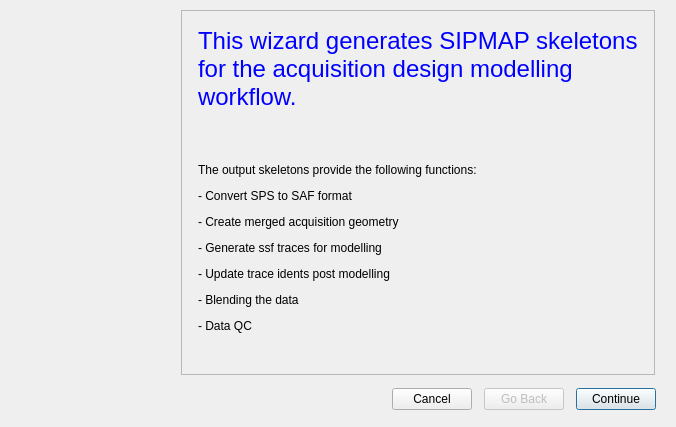
<?xml version="1.0" encoding="UTF-8"?>
<ui version="4.0">
 <class>Wizard</class>
 <widget class="QWizard" name="Wizard">
  <property name="geometry">
   <rect>
    <x>0</x>
    <y>0</y>
    <width>676</width>
    <height>427</height>
   </rect>
  </property>
  <property name="windowTitle">
   <string>Simultaneous Source Acquisition Design Wizard</string>
  </property>
  <property name="autoFillBackground">
   <bool>false</bool>
  </property>
  <property name="styleSheet">
   <string notr="true"/>
  </property>
  <property name="locale">
   <locale language="English" country="UnitedKingdom"/>
  </property>
  <property name="wizardStyle">
   <enum>QWizard::MacStyle</enum>
  </property>
  <property name="options">
   <set>QWizard::CancelButtonOnLeft|QWizard::NoDefaultButton</set>
  </property>
  <widget class="QWizardPage" name="wizardPage1">
   <property name="title">
    <string/>
   </property>
   <layout class="QGridLayout" name="gridLayout">
    <item row="0" column="0">
     <widget class="QLabel" name="label">
      <property name="text">
       <string>&lt;html&gt;&lt;head/&gt;&lt;body&gt;&lt;p&gt;&lt;span style=&quot; font-size:18pt; color:#0000ff;&quot;&gt;This wizard generates SIPMAP skeletons for the acquisition design modelling workflow.&lt;/span&gt;&lt;/p&gt;&lt;p&gt;&lt;br/&gt;&lt;/p&gt;&lt;p&gt;&lt;span style=&quot; color:#000000;&quot;&gt;The output skeletons provide the following functions:&lt;/span&gt;&lt;/p&gt;&lt;p&gt;- Convert SPS to SAF format&lt;/p&gt;&lt;p&gt;- Create merged acquisition geometry&lt;/p&gt;&lt;p&gt;- Generate ssf traces for modelling&lt;/p&gt;&lt;p&gt;- Update trace idents post modelling&lt;/p&gt;&lt;p&gt;- Blending the data&lt;/p&gt;&lt;p&gt;- Data QC&lt;/p&gt;&lt;/body&gt;&lt;/html&gt;</string>
      </property>
      <property name="wordWrap">
       <bool>true</bool>
      </property>
     </widget>
    </item>
   </layout>
  </widget>
  <widget class="QWizardPage" name="wizardPage2">
   <property name="title">
    <string>Workflow Setup</string>
   </property>
   <property name="subTitle">
    <string/>
   </property>
   <layout class="QGridLayout" name="gridLayout_2">
    <item row="0" column="0">
     <widget class="QGroupBox" name="groupBox_2">
      <property name="sizePolicy">
       <sizepolicy hsizetype="Preferred" vsizetype="Preferred">
        <horstretch>0</horstretch>
        <verstretch>0</verstretch>
       </sizepolicy>
      </property>
      <property name="font">
       <font>
        <pointsize>12</pointsize>
       </font>
      </property>
      <property name="styleSheet">
       <string notr="true">QGroupBox::title {
  color: maroon;
}</string>
      </property>
      <property name="title">
       <string>Workflow Options</string>
      </property>
      <layout class="QVBoxLayout" name="verticalLayout">
       <item>
        <layout class="QHBoxLayout" name="horizontalLayout_2">
         <item>
          <widget class="QLabel" name="label_3">
           <property name="text">
            <string>Aquisition Type:</string>
           </property>
          </widget>
         </item>
         <item>
          <widget class="QComboBox" name="comboBox">
           <property name="sizePolicy">
            <sizepolicy hsizetype="Fixed" vsizetype="Fixed">
             <horstretch>0</horstretch>
             <verstretch>0</verstretch>
            </sizepolicy>
           </property>
           <property name="currentText">
            <string/>
           </property>
          </widget>
         </item>
         <item>
          <spacer name="horizontalSpacer">
           <property name="orientation">
            <enum>Qt::Horizontal</enum>
           </property>
           <property name="sizeType">
            <enum>QSizePolicy::Fixed</enum>
           </property>
           <property name="sizeHint" stdset="0">
            <size>
             <width>100</width>
             <height>20</height>
            </size>
           </property>
          </spacer>
         </item>
        </layout>
       </item>
       <item>
        <layout class="QHBoxLayout" name="horizontalLayout_8">
         <item>
          <widget class="QLabel" name="label_9">
           <property name="text">
            <string>Source Type:</string>
           </property>
          </widget>
         </item>
         <item>
          <widget class="QComboBox" name="comboBox_2">
           <property name="sizePolicy">
            <sizepolicy hsizetype="Fixed" vsizetype="Fixed">
             <horstretch>0</horstretch>
             <verstretch>0</verstretch>
            </sizepolicy>
           </property>
           <property name="currentText">
            <string/>
           </property>
          </widget>
         </item>
         <item>
          <spacer name="horizontalSpacer_2">
           <property name="orientation">
            <enum>Qt::Horizontal</enum>
           </property>
           <property name="sizeType">
            <enum>QSizePolicy::Maximum</enum>
           </property>
           <property name="sizeHint" stdset="0">
            <size>
             <width>100</width>
             <height>20</height>
            </size>
           </property>
          </spacer>
         </item>
        </layout>
       </item>
      </layout>
     </widget>
    </item>
    <item row="1" column="0">
     <widget class="QGroupBox" name="groupBox">
      <property name="font">
       <font>
        <pointsize>12</pointsize>
       </font>
      </property>
      <property name="styleSheet">
       <string notr="true">QGroupBox::title {
  color: maroon;
}</string>
      </property>
      <property name="title">
       <string>Skeleton Details</string>
      </property>
      <layout class="QHBoxLayout" name="horizontalLayout_18">
       <item>
        <layout class="QHBoxLayout" name="horizontalLayout">
         <item>
          <widget class="QLabel" name="label_2">
           <property name="text">
            <string>JobPro Revision Number: </string>
           </property>
          </widget>
         </item>
         <item>
          <widget class="QLineEdit" name="lineEdit">
           <property name="sizePolicy">
            <sizepolicy hsizetype="Fixed" vsizetype="Fixed">
             <horstretch>0</horstretch>
             <verstretch>0</verstretch>
            </sizepolicy>
           </property>
           <property name="maximumSize">
            <size>
             <width>95</width>
             <height>16777215</height>
            </size>
           </property>
           <property name="baseSize">
            <size>
             <width>0</width>
             <height>0</height>
            </size>
           </property>
          </widget>
         </item>
         <item>
          <spacer name="horizontalSpacer_3">
           <property name="orientation">
            <enum>Qt::Horizontal</enum>
           </property>
           <property name="sizeType">
            <enum>QSizePolicy::Fixed</enum>
           </property>
           <property name="sizeHint" stdset="0">
            <size>
             <width>100</width>
             <height>20</height>
            </size>
           </property>
          </spacer>
         </item>
        </layout>
       </item>
      </layout>
     </widget>
    </item>
   </layout>
  </widget>
  <widget class="QWizardPage" name="wizardPage3">
   <property name="title">
    <string>Acquisition Geometry Import</string>
   </property>
   <layout class="QVBoxLayout" name="verticalLayout_2">
    <item>
     <widget class="QGroupBox" name="groupBox_3">
      <property name="font">
       <font>
        <pointsize>12</pointsize>
       </font>
      </property>
      <property name="styleSheet">
       <string notr="true">QGroupBox::title {
  color: maroon;
}</string>
      </property>
      <property name="title">
       <string>SPS Files</string>
      </property>
      <layout class="QVBoxLayout" name="verticalLayout_3">
       <item>
        <layout class="QHBoxLayout" name="horizontalLayout_9">
         <item>
          <widget class="QLabel" name="label_10">
           <property name="baseSize">
            <size>
             <width>0</width>
             <height>0</height>
            </size>
           </property>
           <property name="text">
            <string>SPS source:   </string>
           </property>
          </widget>
         </item>
         <item>
          <widget class="QLineEdit" name="lineEdit_5"/>
         </item>
         <item>
          <widget class="QPushButton" name="pushButton_3">
           <property name="text">
            <string>Open</string>
           </property>
          </widget>
         </item>
        </layout>
       </item>
       <item>
        <layout class="QHBoxLayout" name="horizontalLayout_10">
         <item>
          <widget class="QLabel" name="label_11">
           <property name="text">
            <string>SPS receiver: </string>
           </property>
          </widget>
         </item>
         <item>
          <widget class="QLineEdit" name="lineEdit_6"/>
         </item>
         <item>
          <widget class="QPushButton" name="pushButton_4">
           <property name="text">
            <string>Open</string>
           </property>
          </widget>
         </item>
        </layout>
       </item>
       <item>
        <layout class="QHBoxLayout" name="horizontalLayout_11">
         <item>
          <widget class="QLabel" name="label_12">
           <property name="text">
            <string>SPS relational:</string>
           </property>
          </widget>
         </item>
         <item>
          <widget class="QLineEdit" name="lineEdit_7"/>
         </item>
         <item>
          <widget class="QPushButton" name="pushButton_5">
           <property name="text">
            <string>Open</string>
           </property>
          </widget>
         </item>
        </layout>
       </item>
      </layout>
     </widget>
    </item>
    <item>
     <widget class="QGroupBox" name="groupBox_4">
      <property name="font">
       <font>
        <pointsize>12</pointsize>
       </font>
      </property>
      <property name="styleSheet">
       <string notr="true">QGroupBox::title {
  color: maroon;
}</string>
      </property>
      <property name="title">
       <string>Coordinate Transformation</string>
      </property>
      <layout class="QVBoxLayout" name="verticalLayout_4">
       <item>
        <layout class="QHBoxLayout" name="horizontalLayout_12">
         <item>
          <widget class="QLabel" name="label_13">
           <property name="text">
            <string>Apply bulk coordinate shift?:</string>
           </property>
          </widget>
         </item>
         <item>
          <widget class="QCheckBox" name="checkBox_4">
           <property name="text">
            <string/>
           </property>
           <property name="checked">
            <bool>false</bool>
           </property>
          </widget>
         </item>
        </layout>
       </item>
       <item>
        <layout class="QHBoxLayout" name="horizontalLayout_14">
         <item>
          <layout class="QHBoxLayout" name="horizontalLayout_13">
           <item>
            <widget class="QLabel" name="label_14">
             <property name="text">
              <string>X0:</string>
             </property>
            </widget>
           </item>
           <item>
            <widget class="QLineEdit" name="lineEdit_8">
             <property name="sizePolicy">
              <sizepolicy hsizetype="Maximum" vsizetype="Fixed">
               <horstretch>0</horstretch>
               <verstretch>0</verstretch>
              </sizepolicy>
             </property>
            </widget>
           </item>
           <item>
            <spacer name="horizontalSpacer_5">
             <property name="orientation">
              <enum>Qt::Horizontal</enum>
             </property>
             <property name="sizeHint" stdset="0">
              <size>
               <width>40</width>
               <height>20</height>
              </size>
             </property>
            </spacer>
           </item>
          </layout>
         </item>
         <item>
          <widget class="QLabel" name="label_15">
           <property name="text">
            <string>Y0:</string>
           </property>
          </widget>
         </item>
         <item>
          <widget class="QLineEdit" name="lineEdit_9">
           <property name="sizePolicy">
            <sizepolicy hsizetype="Fixed" vsizetype="Fixed">
             <horstretch>0</horstretch>
             <verstretch>0</verstretch>
            </sizepolicy>
           </property>
          </widget>
         </item>
         <item>
          <spacer name="horizontalSpacer_4">
           <property name="orientation">
            <enum>Qt::Horizontal</enum>
           </property>
           <property name="sizeHint" stdset="0">
            <size>
             <width>40</width>
             <height>20</height>
            </size>
           </property>
          </spacer>
         </item>
        </layout>
       </item>
      </layout>
     </widget>
    </item>
   </layout>
  </widget>
  <widget class="QWizardPage" name="wizardPage4">
   <property name="title">
    <string>Acquisition Geometry Configuration</string>
   </property>
   <layout class="QVBoxLayout" name="verticalLayout_5">
    <item>
     <widget class="QGroupBox" name="groupBox_5">
      <property name="font">
       <font>
        <pointsize>12</pointsize>
       </font>
      </property>
      <property name="styleSheet">
       <string notr="true">QGroupBox::title {
  color: maroon;
}</string>
      </property>
      <property name="title">
       <string>Advanced Options</string>
      </property>
      <layout class="QVBoxLayout" name="verticalLayout_6">
       <item>
        <layout class="QHBoxLayout" name="horizontalLayout_3">
         <item>
          <widget class="QLabel" name="label_4">
           <property name="text">
            <string>Create mirror geometry?:</string>
           </property>
          </widget>
         </item>
         <item>
          <widget class="QCheckBox" name="checkBox">
           <property name="text">
            <string/>
           </property>
           <property name="checked">
            <bool>true</bool>
           </property>
          </widget>
         </item>
        </layout>
       </item>
       <item>
        <layout class="QHBoxLayout" name="horizontalLayout_4">
         <item>
          <widget class="QLabel" name="label_5">
           <property name="text">
            <string>Mirror depth shift:</string>
           </property>
          </widget>
         </item>
         <item>
          <widget class="QLineEdit" name="lineEdit_3">
           <property name="sizePolicy">
            <sizepolicy hsizetype="Fixed" vsizetype="Fixed">
             <horstretch>0</horstretch>
             <verstretch>0</verstretch>
            </sizepolicy>
           </property>
          </widget>
         </item>
         <item>
          <spacer name="horizontalSpacer_6">
           <property name="orientation">
            <enum>Qt::Horizontal</enum>
           </property>
           <property name="sizeType">
            <enum>QSizePolicy::Fixed</enum>
           </property>
           <property name="sizeHint" stdset="0">
            <size>
             <width>100</width>
             <height>20</height>
            </size>
           </property>
          </spacer>
         </item>
        </layout>
       </item>
       <item>
        <layout class="QHBoxLayout" name="horizontalLayout_5">
         <item>
          <widget class="QLabel" name="label_6">
           <property name="text">
            <string>Apply reciprocity?:</string>
           </property>
          </widget>
         </item>
         <item>
          <widget class="QCheckBox" name="checkBox_2">
           <property name="text">
            <string/>
           </property>
           <property name="checked">
            <bool>true</bool>
           </property>
          </widget>
         </item>
        </layout>
       </item>
      </layout>
     </widget>
    </item>
    <item>
     <widget class="QGroupBox" name="groupBox_7">
      <property name="font">
       <font>
        <pointsize>12</pointsize>
       </font>
      </property>
      <property name="styleSheet">
       <string notr="true">QGroupBox::title {
  color: maroon;
}</string>
      </property>
      <property name="title">
       <string>Sensor Depths</string>
      </property>
      <layout class="QVBoxLayout" name="verticalLayout_9">
       <item>
        <layout class="QHBoxLayout" name="horizontalLayout_15">
         <item>
          <widget class="QLabel" name="label_16">
           <property name="text">
            <string>Interpolate node depths?:</string>
           </property>
          </widget>
         </item>
         <item>
          <widget class="QCheckBox" name="checkBox_5">
           <property name="text">
            <string/>
           </property>
           <property name="checked">
            <bool>false</bool>
           </property>
          </widget>
         </item>
        </layout>
       </item>
       <item>
        <layout class="QHBoxLayout" name="horizontalLayout_16">
         <item>
          <widget class="QLabel" name="label_17">
           <property name="baseSize">
            <size>
             <width>0</width>
             <height>0</height>
            </size>
           </property>
           <property name="text">
            <string>Horizon SAF:</string>
           </property>
          </widget>
         </item>
         <item>
          <widget class="QLineEdit" name="lineEdit_10"/>
         </item>
         <item>
          <widget class="QPushButton" name="pushButton_6">
           <property name="text">
            <string>Open</string>
           </property>
          </widget>
         </item>
        </layout>
       </item>
      </layout>
     </widget>
    </item>
   </layout>
  </widget>
  <widget class="QWizardPage" name="wizardPage5">
   <property name="title">
    <string>Output Options</string>
   </property>
   <layout class="QVBoxLayout" name="verticalLayout_7">
    <item>
     <widget class="QGroupBox" name="groupBox_6">
      <property name="sizePolicy">
       <sizepolicy hsizetype="Preferred" vsizetype="Preferred">
        <horstretch>0</horstretch>
        <verstretch>0</verstretch>
       </sizepolicy>
      </property>
      <property name="font">
       <font>
        <pointsize>12</pointsize>
       </font>
      </property>
      <property name="styleSheet">
       <string notr="true">QGroupBox::title {
  color: maroon;
}</string>
      </property>
      <property name="title">
       <string>Location</string>
      </property>
      <layout class="QVBoxLayout" name="verticalLayout_8">
       <item>
        <layout class="QHBoxLayout" name="horizontalLayout_6">
         <item>
          <widget class="QLabel" name="label_7">
           <property name="text">
            <string>Output directory:</string>
           </property>
          </widget>
         </item>
         <item>
          <widget class="QLineEdit" name="lineEdit_4"/>
         </item>
         <item>
          <widget class="QPushButton" name="pushButton_2">
           <property name="text">
            <string>Open</string>
           </property>
          </widget>
         </item>
        </layout>
       </item>
      </layout>
     </widget>
    </item>
    <item>
     <widget class="QGroupBox" name="groupBox_9">
      <property name="font">
       <font>
        <pointsize>12</pointsize>
       </font>
      </property>
      <property name="styleSheet">
       <string notr="true">QGroupBox::title {
  color: maroon;
}</string>
      </property>
      <property name="title">
       <string>SSF Output</string>
      </property>
      <layout class="QVBoxLayout" name="verticalLayout_11">
       <item>
        <layout class="QHBoxLayout" name="horizontalLayout_7">
         <item>
          <widget class="QLabel" name="label_8">
           <property name="text">
            <string>Generate SSF traces?:</string>
           </property>
          </widget>
         </item>
         <item>
          <widget class="QCheckBox" name="checkBox_3">
           <property name="text">
            <string/>
           </property>
           <property name="checked">
            <bool>true</bool>
           </property>
          </widget>
         </item>
        </layout>
       </item>
      </layout>
     </widget>
    </item>
    <item>
     <widget class="QGroupBox" name="groupBox_8">
      <property name="font">
       <font>
        <pointsize>12</pointsize>
       </font>
      </property>
      <property name="styleSheet">
       <string notr="true">QGroupBox::title {
  color: maroon;
}</string>
      </property>
      <property name="title">
       <string>QC Displays</string>
      </property>
      <layout class="QVBoxLayout" name="verticalLayout_10">
       <item>
        <layout class="QHBoxLayout" name="horizontalLayout_17">
         <item>
          <widget class="QLabel" name="label_18">
           <property name="text">
            <string>Geometry displays?</string>
           </property>
          </widget>
         </item>
         <item>
          <widget class="QCheckBox" name="checkBox_6">
           <property name="text">
            <string/>
           </property>
           <property name="checked">
            <bool>false</bool>
           </property>
          </widget>
         </item>
        </layout>
       </item>
       <item>
        <layout class="QHBoxLayout" name="horizontalLayout_19">
         <item>
          <widget class="QLabel" name="label_19">
           <property name="text">
            <string>Timing displays?</string>
           </property>
          </widget>
         </item>
         <item>
          <widget class="QCheckBox" name="checkBox_7">
           <property name="text">
            <string/>
           </property>
           <property name="checked">
            <bool>false</bool>
           </property>
          </widget>
         </item>
        </layout>
       </item>
       <item>
        <layout class="QHBoxLayout" name="horizontalLayout_20">
         <item>
          <widget class="QLabel" name="label_20">
           <property name="text">
            <string>Sensor depth displays?</string>
           </property>
          </widget>
         </item>
         <item>
          <widget class="QCheckBox" name="checkBox_8">
           <property name="text">
            <string/>
           </property>
           <property name="checked">
            <bool>false</bool>
           </property>
          </widget>
         </item>
        </layout>
       </item>
      </layout>
     </widget>
    </item>
   </layout>
  </widget>
 </widget>
 <resources>
  <include location="backimage.qrc"/>
  <include location="resource.qrc"/>
 </resources>
 <connections>
  <connection>
   <sender>pushButton_3</sender>
   <signal>clicked()</signal>
   <receiver>pushButton_3</receiver>
   <slot>click()</slot>
   <hints>
    <hint type="sourcelabel">
     <x>619</x>
     <y>84</y>
    </hint>
    <hint type="destinationlabel">
     <x>619</x>
     <y>84</y>
    </hint>
   </hints>
  </connection>
  <connection>
   <sender>pushButton_4</sender>
   <signal>clicked()</signal>
   <receiver>pushButton_4</receiver>
   <slot>click()</slot>
   <hints>
    <hint type="sourcelabel">
     <x>619</x>
     <y>127</y>
    </hint>
    <hint type="destinationlabel">
     <x>619</x>
     <y>127</y>
    </hint>
   </hints>
  </connection>
  <connection>
   <sender>pushButton_5</sender>
   <signal>clicked()</signal>
   <receiver>pushButton_5</receiver>
   <slot>click()</slot>
   <hints>
    <hint type="sourcelabel">
     <x>619</x>
     <y>170</y>
    </hint>
    <hint type="destinationlabel">
     <x>619</x>
     <y>170</y>
    </hint>
   </hints>
  </connection>
  <connection>
   <sender>pushButton_6</sender>
   <signal>clicked()</signal>
   <receiver>pushButton_6</receiver>
   <slot>click()</slot>
   <hints>
    <hint type="sourcelabel">
     <x>619</x>
     <y>257</y>
    </hint>
    <hint type="destinationlabel">
     <x>619</x>
     <y>257</y>
    </hint>
   </hints>
  </connection>
  <connection>
   <sender>pushButton_2</sender>
   <signal>clicked()</signal>
   <receiver>pushButton_2</receiver>
   <slot>click()</slot>
   <hints>
    <hint type="sourcelabel">
     <x>619</x>
     <y>84</y>
    </hint>
    <hint type="destinationlabel">
     <x>619</x>
     <y>84</y>
    </hint>
   </hints>
  </connection>
 </connections>
</ui>
